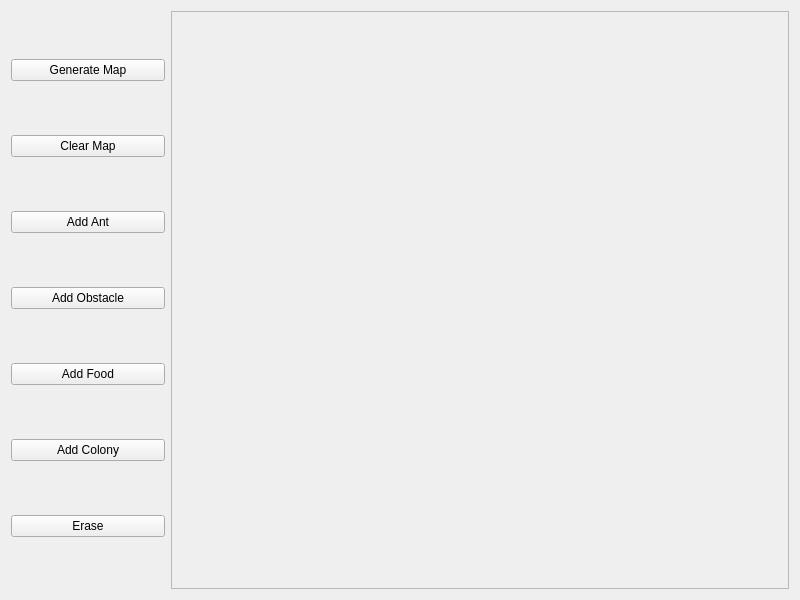
<?xml version="1.0" encoding="UTF-8"?>
<ui version="4.0">
 <class>MainWindowForm</class>
 <widget class="QMainWindow" name="MainWindowForm">
  <property name="geometry">
   <rect>
    <x>0</x>
    <y>0</y>
    <width>800</width>
    <height>600</height>
   </rect>
  </property>
  <property name="windowTitle">
   <string>AntSim</string>
  </property>
  <property name="iconSize">
   <size>
    <width>20</width>
    <height>20</height>
   </size>
  </property>
  <widget class="QWidget" name="centralwidget">
   <property name="baseSize">
    <size>
     <width>0</width>
     <height>0</height>
    </size>
   </property>
   <layout class="QHBoxLayout" name="horizontalLayout" stretch="20,80">
    <item>
     <layout class="QVBoxLayout" name="verticalLayout">
      <item>
       <widget class="QPushButton" name="generateMapPushButton">
        <property name="text">
         <string>Generate Map</string>
        </property>
       </widget>
      </item>
      <item>
       <widget class="QPushButton" name="clearMapPushButton">
        <property name="text">
         <string>Clear Map</string>
        </property>
       </widget>
      </item>
      <item>
       <widget class="QPushButton" name="addAntPushButton">
        <property name="text">
         <string>Add Ant</string>
        </property>
       </widget>
      </item>
      <item>
       <widget class="QPushButton" name="addObstaclePushButon">
        <property name="text">
         <string>Add Obstacle</string>
        </property>
       </widget>
      </item>
      <item>
       <widget class="QPushButton" name="addFoodPushButton">
        <property name="enabled">
         <bool>true</bool>
        </property>
        <property name="text">
         <string>Add Food</string>
        </property>
       </widget>
      </item>
      <item>
       <widget class="QPushButton" name="addColonyPushButton">
        <property name="text">
         <string>Add Colony</string>
        </property>
       </widget>
      </item>
      <item>
       <widget class="QPushButton" name="erasePushButton">
        <property name="text">
         <string>Erase</string>
        </property>
       </widget>
      </item>
     </layout>
    </item>
    <item>
     <widget class="QFrame" name="graphicsFrame">
      <property name="frameShape">
       <enum>QFrame::StyledPanel</enum>
      </property>
      <property name="frameShadow">
       <enum>QFrame::Raised</enum>
      </property>
     </widget>
    </item>
   </layout>
  </widget>
 </widget>
 <layoutdefault spacing="6" margin="11"/>
 <resources/>
 <connections/>
</ui>
